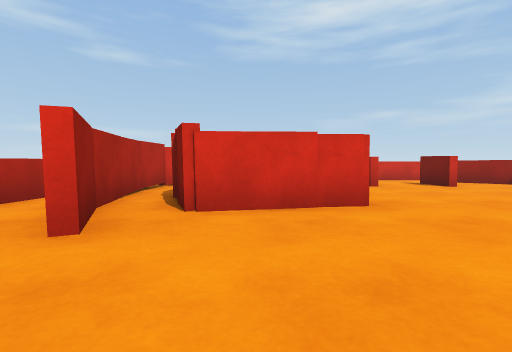
view 1 (above)

16 first-person views from a walk through a Unity game level. The camera is 0.26 m above the floor, tilts 2° down and sees 85° across. The floor is counted in squares, 0.5 m on a side. Each view is taken from the middle of a square. On the plan, view 1 faces up. The plan holds only what a view shows up to about 9 squares ahead; the rest is blank. Surface patterns are stand-ins for the level's own textures.

view 2
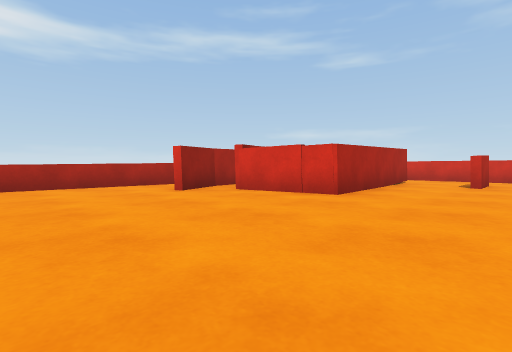

view 3
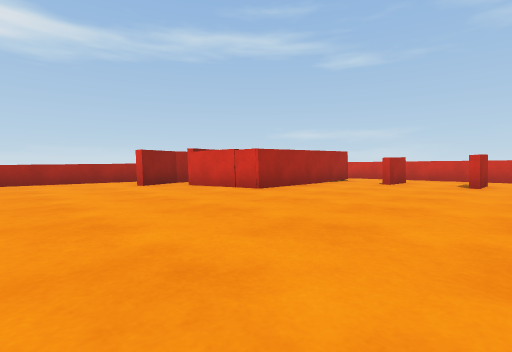

view 4
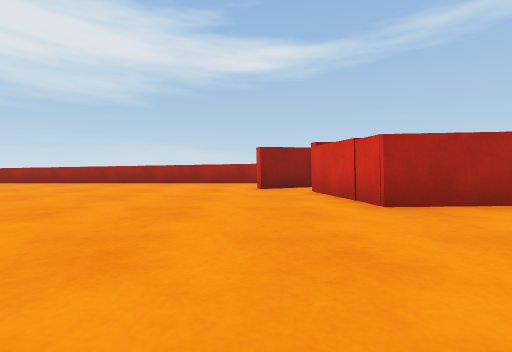

view 5
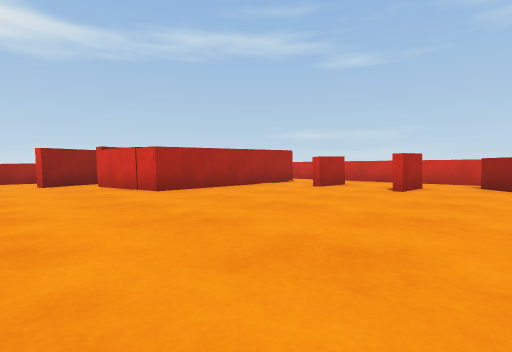

view 6
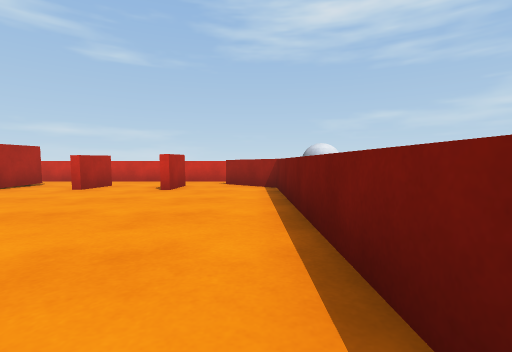

view 7
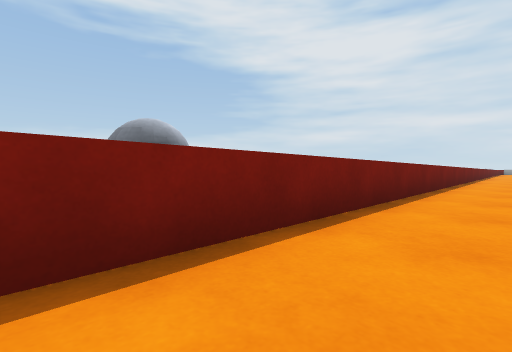

view 8
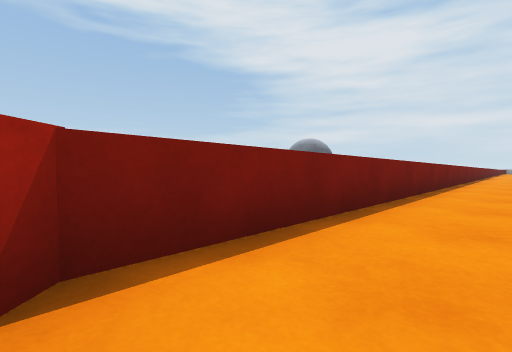

view 9
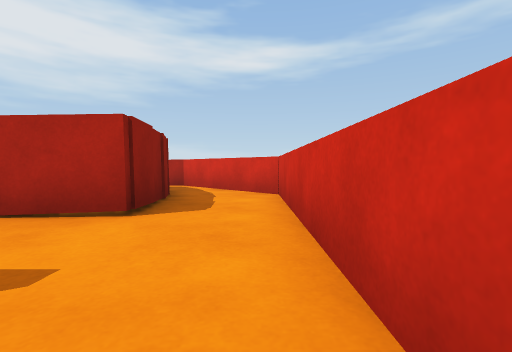

view 10
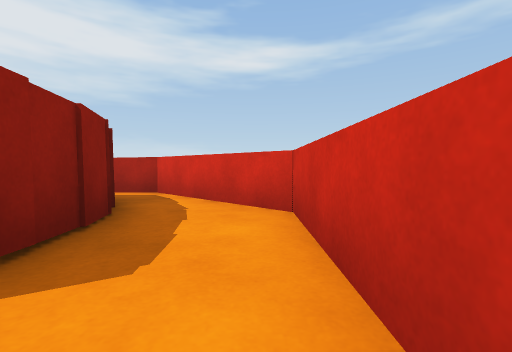

view 11
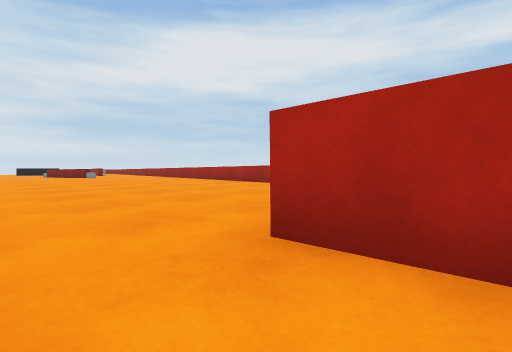

view 12
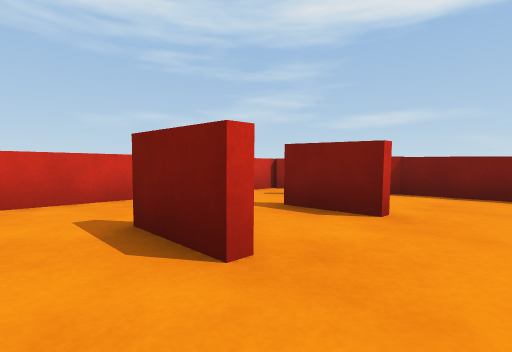

view 13
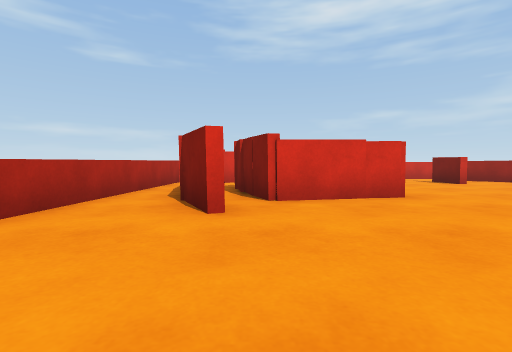

view 14
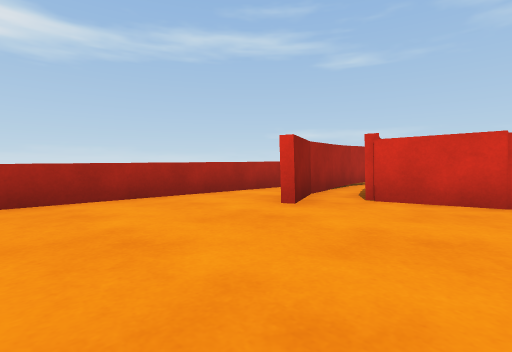

view 15
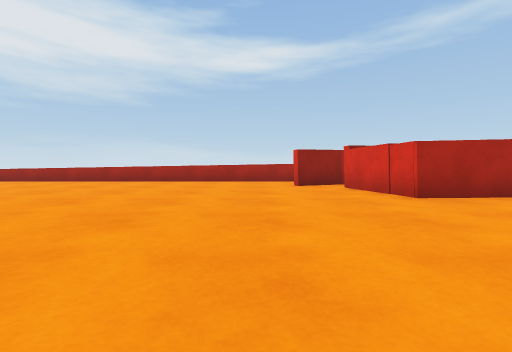

view 16
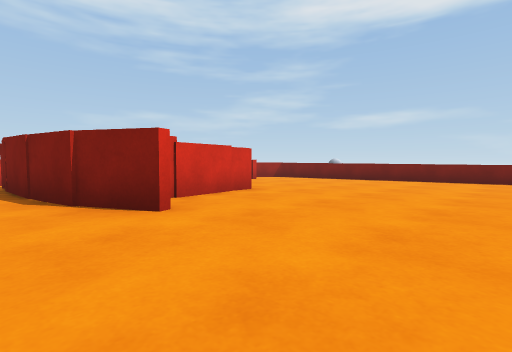

### Floor plan
Key: @ floor where view 1 was taken; # wall or solid block; . floor; = window, fence, low wall or low ledge; B grey ball; O other object.
Columns run from 4 left of view 1 to 8 right of it. Each row starts with its distance up from view 1.
 11   ##########
 10   #........#
  9  ##..O.....#
  8 ##OOOO.#.#.##
  7 #OO  O......#
  6 #OO  O......#
  5 #.OO O......B
  4 #.OOOO......#
  3 #.OOO.......#
  2 #..O........#
  1 #...........#
  0 #...@.......#
 -1 #...........#
 -2 #.......  ..=
 -3 =.......  ..=
 -4 =.......   .=
 -5 =......    .=
 -6 =

Positions as (right, up) in squares from view 1, and headings:
1: (0, 0), facing up
2: (4, -1), facing up-left
3: (6, -1), facing up-left
4: (5, 2), facing left
5: (7, 1), facing up-left
6: (7, 1), facing up
7: (6, 6), facing down-right
8: (6, 8), facing down-right
9: (4, 10), facing left
10: (2, 10), facing left
11: (3, 5), facing down-left
12: (2, 6), facing up-right
13: (-1, -1), facing up
14: (1, -1), facing up-left
15: (6, 1), facing left
16: (-3, -1), facing up-right
